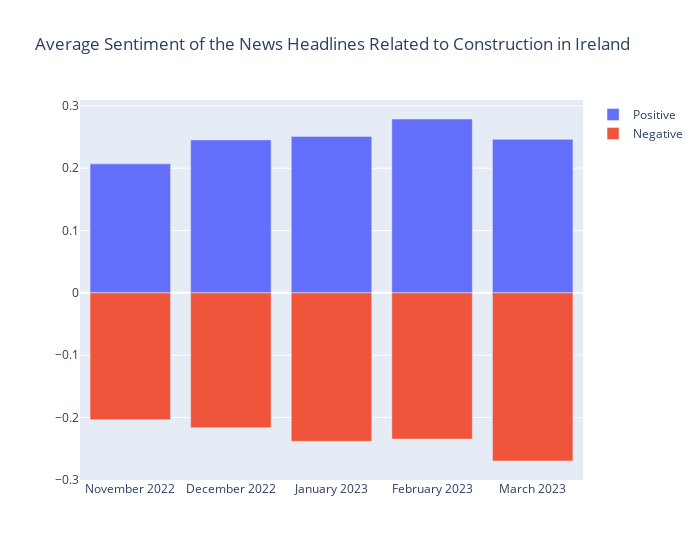

Write notebook code for a chart like this one.
### Code cell
months = ["November 2022", "December 2022", "January 2023", "February 2023", "March 2023"]
fig = go.Figure()
fig.add_trace(go.Bar(x=months, y=irelandNewsGroupedByMonth[irelandNewsGroupedByMonth["sentiment_label"] == "positive"]["mean_value"], name="Positive"))
fig.add_trace(go.Bar(x=months, y=irelandNewsGroupedByMonth[irelandNewsGroupedByMonth["sentiment_label"] == "negative"]["mean_value"], name="Negative"))

fig.update_layout(
    width=700,
    barmode='relative', 
    title_text='Average Sentiment of the News Headlines Related to Construction in Ireland')
fig.show()

### Figure 1 — Plotly figure (JSON) as saved in the notebook; plotly's stock layout.template omitted (floating-point values rounded to 4 significant figures)
{"data": [{"name": "Positive", "type": "bar", "x": ["November 2022", "December 2022", "January 2023", "February 2023", "March 2023"], "y": [0.207, 0.2455, 0.251, 0.279, 0.2463]}, {"name": "Negative", "type": "bar", "x": ["November 2022", "December 2022", "January 2023", "February 2023", "March 2023"], "y": [-0.2034, -0.2164, -0.2382, -0.2346, -0.2698]}], "layout": {"barmode": "relative", "title": {"text": "Average Sentiment of the News Headlines Related to Construction in Ireland"}, "width": 700}}
